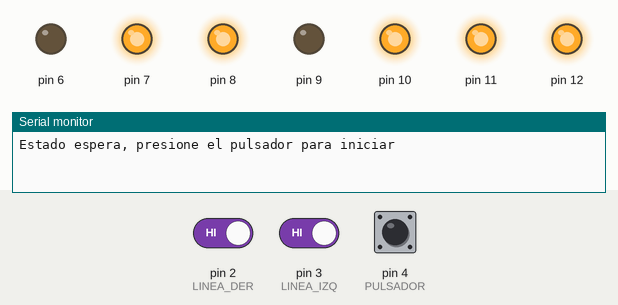
Recording of a sketch running on a simulated Arduino Uno, built with avr-gcc and run on an emulated ATmega328P. Parts: output pins drawn as LEDs (lit = HIGH), the last lines printed to the serial monitor. The test bench sets the inputs (shaded band); at power-on: pin 4 (PULSADOR) HIGH, pin 2 (LINEA_DER) HIGH, pin 3 (LINEA_IZQ) HIGH.

Above: at 1.2 s.
1.3 s: pin 4 (PULSADOR) pulled LOW for 0.15 s
4.4 s: pin 2 (LINEA_DER) driven LOW
At 6.7 s:
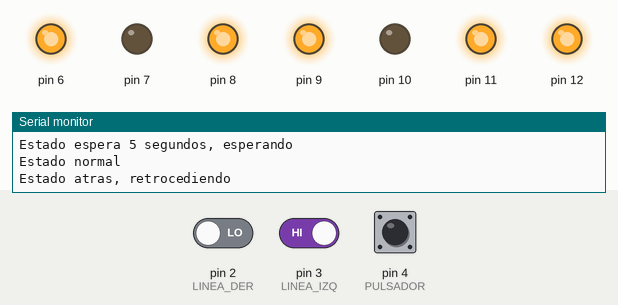
7.4 s: pin 2 (LINEA_DER) driven HIGH
At 9.5 s:
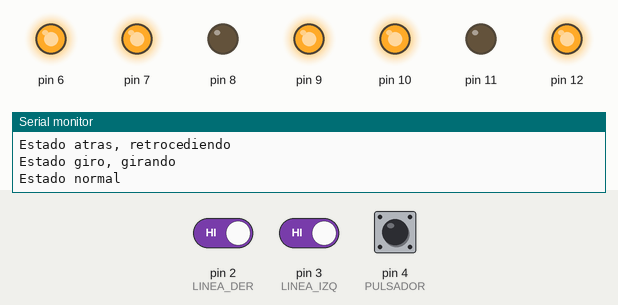
9.9 s: pin 3 (LINEA_IZQ) driven LOW
At 10.6 s:
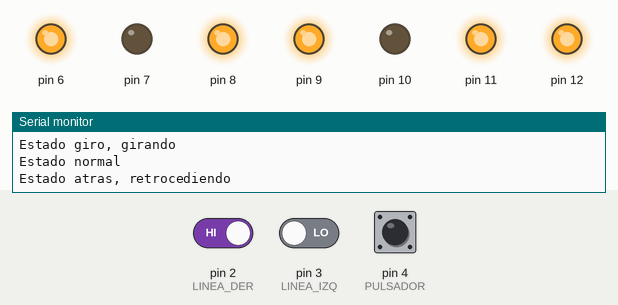
11.4 s: pin 3 (LINEA_IZQ) driven HIGH
At 11.8 s:
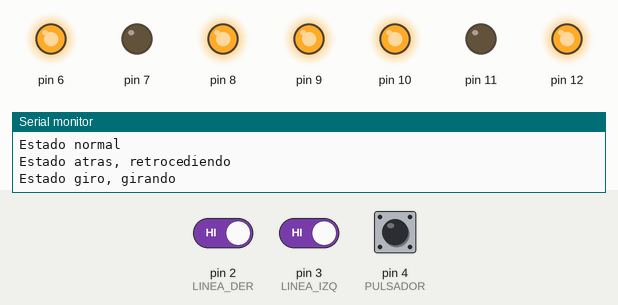
Timing chart, 0 to 14.4 s (numbered marks = the images above; inputs shaded):
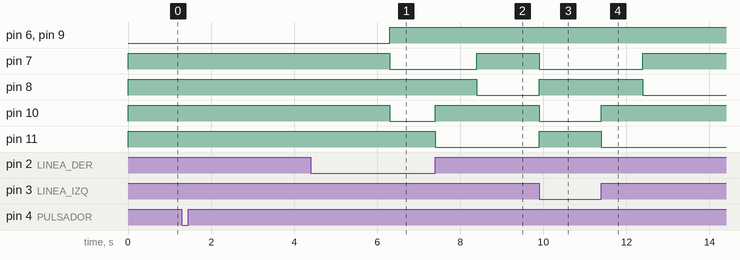

The sketch:

sumo_ejemplo.ino
```cpp
#include "TB6612FNG.h"
#include "FSME.h"

// pines a conectar pra los sensores
// actualmente solo estan implementados los sensores de linea y el pulsador
enum SENSORES_PINS {
  LINEA_DER = 2,
  LINEA_IZQ = 3,
  PULSADOR = 4,
};

// pines a utilizar para el driver de motores
// declarado para el driver tb6612fng, sin embargo se puede utilizar con otros
// similares como el l298 dejando sin conectar el pin STD_BY
enum TB6612FNG_PINS {
  PWM_DER = 6,
  IN1_DER = 7,
  IN2_DER = 8,
  PWM_IZQ = 9,
  IN1_IZQ = 10,
  IN2_IZQ = 11,
  STD_BY = 12,
};
TB6612FNG motor_der=TB6612FNG(PWM_DER,IN1_DER,IN2_DER,STD_BY);
TB6612FNG motor_izq=TB6612FNG(PWM_IZQ,IN1_IZQ,IN2_IZQ,STD_BY);

// estados de la maquina de estados
// implementado solo la primera parte del diagrama (parte superior)
// no se implementa el estado de rutina de inicio (estado "inicio" en el diagrama)
enum ESTADOS {
  ESPERA,
  ESP_5S, // estado "5 s" en el diagrama
  NORMAL,
  ATRAS,
  GIRO,

  ESTADOS_MAX
};
Transition *espera_trans[1];
Transition *esp5s_trans[1];
Transition *normal_trans[1];
Transition *atras_trans[1];
Transition *giro_trans[1];

State sumo_states[ESTADOS_MAX];

FSME sumo;

// eventos
uint8_t esPulsadorPresionado (void); // pulsador
uint8_t estaFuera (void); // borde
uint8_t estaDentro (void); // no borde

// prototipos para las acciones de cada estado
void esperaLoop (void);
void esp5sLoop (void);
void normalLoop (void); // implementar en esta accion las rutinas de ataque, busqueda y evasion
void atrasLoop (void);
void giroLoop (void);

void setup() {
  // put your setup code here, to run once:

  // cofiguracion de pines
  motor_der.Setup();
  motor_izq.Setup();

  pinMode(LINEA_DER, INPUT_PULLUP);
  pinMode(LINEA_IZQ, INPUT_PULLUP);
  pinMode(PULSADOR, INPUT_PULLUP);

  // configuracion de la maquina de estados
  espera_trans[0] = new EvnTransition(esPulsadorPresionado, ESP_5S);
  esp5s_trans[0] = new TimeTransition(5000, NORMAL);
  normal_trans[0] = new EvnTransition(estaFuera, ATRAS);
  atras_trans[0] = new EvnTransition(estaDentro, GIRO);
  giro_trans[0] = new TimeTransition(1000, NORMAL);

  sumo_states[ESPERA].setState(esperaLoop, espera_trans, 1);
  sumo_states[ESP_5S].setState(esp5sLoop, esp5s_trans, 1);
  sumo_states[NORMAL].setState(normalLoop, normal_trans, 1);
  sumo_states[ATRAS].setState(atrasLoop, atras_trans, 1);
  sumo_states[GIRO].setState(giroLoop, giro_trans, 1);

  sumo.setStates(sumo_states, ESTADOS_MAX);
  sumo.setInitialState(ESPERA);

  // coniguracion puerto serial
  Serial.begin(115200);
  while(!Serial);
}

void loop() {
  // put your main code here, to run repeatedly:
  sumo.run();
}

// implementacion de los eventos
uint8_t esPulsadorPresionado (void) {
  if (digitalRead(PULSADOR) == LOW) return 1;
  else return 0;
}
uint8_t estaFuera (void) {
  if ((digitalRead(LINEA_IZQ) == LOW) || (digitalRead(LINEA_DER) == LOW)) return 1;
  else return 0;
}
uint8_t estaDentro (void) {
  if ((digitalRead(LINEA_IZQ) == LOW) || (digitalRead(LINEA_DER) == LOW)) return 0;
  else return 1;
}

// implementacion de las acciones
void esperaLoop (void) {
  if (sumo.isStateChanged()) {
    Serial.println(F("Estado espera, presione el pulsador para iniciar"));
    motor_der.Brake(); // frenar los motores
    motor_izq.Brake();
  }
}
void esp5sLoop (void) {
  if (sumo.isStateChanged()) {
    Serial.println(F("Estado espera 5 segundos, esperando"));
  }
}
void normalLoop (void) {
  if (sumo.isStateChanged()) {
    Serial.println(F("Estado normal"));
  }
  // implementar rutinas de busqueda, ataque y evasion
  motor_der.Move(255); // los valores de TB6612FNG::Move(int16_t velocity) pueden variar de -255 a 255
  motor_izq.Move(255);
}
void atrasLoop (void) {
  if (sumo.isStateChanged()) {
    Serial.println(F("Estado atras, retrocediendo"));
    motor_der.Move(-255);
    motor_izq.Move(-255);
  }
}
void giroLoop (void) {
  if (sumo.isStateChanged()) {
    Serial.println(F("Estado giro, girando"));
    motor_der.Move(-255);
    motor_izq.Move(255);
  }
}
```

FSME.cpp
```cpp
/*
 * FSME.cpp
 *
 *  Created on: May 12, 2017
 *      Author: Nandopolis
 */

#include "Arduino.h"
#include "FSME.h"

void Transition::setNextState(uint8_t NextState) {
	this->NextState = NextState;
}

uint8_t Transition::getNextState(void) {
	return this->NextState;
}

EvnTransition::EvnTransition(FSME_PF_EV Event, uint8_t NextState) {
	this->Event = Event;
	this->setNextState(NextState);
}

uint8_t EvnTransition::runEvent(void) {
	return this->Event();
}
/*
void Transition::serialPrint(void) {
	Serial.print("event pointer: ");
	Serial.println((uint16_t)this->Event);
	Serial.print("next state: ");
	Serial.println(this->NextState);
}
*/
TimeTransition::TimeTransition(uint16_t TimeOut, uint8_t NextState) {
	this->Active = 1;
	this->TimeOut = TimeOut;
	this->setNextState(NextState);
}

uint8_t TimeTransition::runEvent(void) {
	uint32_t actual_time = millis();
	if (this->Active) {
		this->Active = 0;
		this->InitialTime = actual_time;
	}
	return (actual_time - this->InitialTime >= this->TimeOut);
}

State::State(FSME_PF Action, uint8_t TransNO, Transition **Trans) {
	this->Action = Action;
	this->TransNO = TransNO;
	this->Trans = Trans;
}

State::State() {
	this->Action = 0;
	this->TransNO = 0;
	this->Trans = 0;
}

void State::setState(FSME_PF Action, Transition **Trans, uint8_t TransNO) {
	this->Action = Action;
	this->Trans = Trans;
	this->TransNO = TransNO;
}

void State::setAction(FSME_PF Action) {
	this->Action = Action;
}

void State::setTransitions(Transition **Trans, uint8_t TransNO) {
	this->Trans = Trans;
	this->TransNO = TransNO;
}

void State::setActive(void) {
	uint8_t i;
	for (i = 0; i < this->TransNO; i++) {
		this->Trans[i]->Active = 1;
	}
}

void State::runAction(void) {
	this->Action();
}

Transition ** State::getTransitions(void) {
	return (this->Trans);
}

uint8_t State::getTransitionsNumber(void) {
	return this->TransNO;
}
/*
void State::serialPrint(void) {
	uint8_t i = 0;
	Serial.print("action pointer: ");
	Serial.println((uint16_t)this->Action);
	Serial.print("# of transitions: ");
	Serial.println(this->TransNO);
	do {
		Serial.print("transition # ");
		Serial.print(i);
		Serial.println(" :");
		this->Trans[i].serialPrint();
	} while (++i < this->TransNO);
}
*/
FSME::FSME(uint8_t CurrentState, uint8_t StatesNO, State *States, uint8_t TransNO, Transition **Trans) {
	this->Enable = 1;
	this->CurrentState = CurrentState;
	this->StatesNO = StatesNO;
	this->StateChanged = 1;
	this->States = States;
	this->TransNO = TransNO;
	this->Trans = Trans;
}

FSME::FSME() {
	this->Enable = 1;
	this->CurrentState = 0;
	this->StatesNO = 0;
	this->StateChanged = 1;
	this->States = 0;
	this->TransNO = 0;
	this->Trans = 0;
}

void FSME::setStates(State *States, uint8_t StatesNO) {
	this->States = States;
	this->StatesNO = StatesNO;
}

void FSME::setInitialState(uint8_t CurrentState) {
	this->CurrentState = CurrentState;
	this->Trans = this->States[CurrentState].getTransitions();
	this->TransNO = this->States[CurrentState].getTransitionsNumber();
}

void FSME::updateState(void) {
	uint8_t _i = 0;
	uint8_t _n;

	_t = this->Trans;
	_n = this->TransNO;

	for (_i = 0; _i < _n; _i++) {
		if (_t[_i]->runEvent() == 1) {
			this->CurrentState = _t[_i]->getNextState();
			_s = &(this->States[this->CurrentState]);
			_s->setActive();
			this->Trans = _s->getTransitions();
			this->TransNO = _s->getTransitionsNumber();
			this->StateChanged = 1;
			break;
		}
	}
}

void FSME::action(void) {
	this->States[this->CurrentState].runAction();
}

void FSME::run(void) {
	if (this->Enable == 0) {
		return;
	}
	this->updateState();
	this->action();
	this->StateChanged = 0;
}

void FSME::enable(void) {
	this->Enable = 1;
}

void FSME::disable(void) {
	this->Enable = 0;
}

uint8_t FSME::isStateChanged(void) {
	return this->StateChanged;
}

uint8_t FSME::isEnabled(void) {
	return this->Enable;
}
/*
void FSME::serialPrint(void) {
	uint8_t i = 0;
	Serial.print("enabled: ");
	Serial.println(this->Enable);
	Serial.print("current state: ");
	Serial.println(this->CurrentState);
	Serial.print("state changed: ");
	Serial.println(this->StateChanged);
	Serial.print("# of states: ");
	Serial.println(this->StatesNO);
	do {
		Serial.print("state # ");
		Serial.print(i);
		Serial.println(" :");
		this->States[i].serialPrint();
	} while (++i < this->StatesNO);
}*/
```

FSME.h
```cpp
/*
 * @file FSME.h
 * @author Nandopolis
 * @date May 12, 2017
 * @brief Libray containing Transition, EvnTransition, TimeTransition and FSME classes
 *
 * This library tries to implement a FSM kernel for embedded systems, is based
 * on http://www.ace.tuiasi.ro/users/103/Bind4.pdf, which is implemented in c,
 * this library focuses on an object oriented implementation and adds a new
 * type of transition, a timed transition.
 *
 * For use refer to examples in Examples folder, this examples are implemented
 * on Arduino
 */

#ifndef FSME_H_
#define FSME_H_

#include <stdint.h>

typedef void (*FSME_PF)(void);
typedef uint8_t (*FSME_PF_EV)(void);

/**
 * @brief Generic transition class
 *
 * This class is used as a base class for EvnTransition and TimeTransition
 * classes. It has common variables as #NextState (which is used in all transition
 * types) and #Active (which is used only on timed transitions), also implements
 * methods to access the NextState variable
 */
class Transition {
  	private:
		uint8_t NextState; /**< The index of the next state in the #States array passed to the fsm */

  	public:
		uint8_t Active; /**< An indicator for the TimeTransition #InitialTime initialization */

		/**
		 * @brief Set the NextState variable
		 *
		 * @param NextState
		 */
		void setNextState(uint8_t NextState);

		/**
		 * @brief Virtual function
		 *
		 * Checks if the transition takes place
		 * Implemented in derived classes
		 *
		 * @return uint8_t returns 1 if the transition takes place, 0 otherwise
		 */
		virtual uint8_t runEvent(void);

		/**
		 * @brief Get the NextState variable
		 *
		 * @return uint8_t the value of NextState variable
		 */
		uint8_t getNextState(void);
};

/**
 * @brief Event Transition class
 *
 * This class implements the type of transition described on the paper listed
 * on the README.md, it is a transition that takes a pointer to a function that
 * determines if the transition takes place or not
 */
class EvnTransition : public Transition {
	private:
		FSME_PF_EV Event; /**< A pointer to a function that checks if the transition takes place */

	public:
		/**
		 * @brief Construct a new EvnTransition object
		 *
		 * @param Event a pointer to an event function
		 * @param NextState the index of the next state
		 */
		EvnTransition(FSME_PF_EV Event, uint8_t NextState);

		/**
		 * @brief Run the event function
		 *
		 * Runs the event function that is pointed by #Event, that function
		 * determines if the transition takes place or not
		 *
		 * @return uint8_t returns 1 if the transition takes place, 0 otherwise
		 */
		uint8_t runEvent(void);

		//void serialPrint(void);
};

/**
 * @brief Time Transition class
 *
 * This class implements a timed transition defined by a time out value
 */
class TimeTransition : public Transition {
	private:
		uint16_t TimeOut; /**< The time out in miliseconds */
		uint32_t InitialTime; /**< timestamp of the first call to the runEvent() function */

	public:
		/**
		 * @brief Construct a new TimeTransition object
		 *
		 * @param TimeOut time out in miliseconds
		 * @param NextState the index of the next state
		 */
		TimeTransition(uint16_t TimeOut, uint8_t NextState);

		/**
		 * @brief Process the time event
		 *
		 * Determines if the #TimeOut time has elapsed, if is the first time
		 * also sets the #InitialTime variable
		 *
		 * @return uint8_t returns 1 if the time out has elapsed, 0 otherwise
		 */
		uint8_t runEvent(void);

		//void serialPrint(void);
};

/**
 * @brief State class
 *
 * This class implements the data related to a state, e.g. a pointer to the
 * function that should bu runned while the state is active and all the possible
 * trasitions from the state
 */
class State {
	private:
		FSME_PF Action; /**< A pointer to the function runned while the state is active */
		uint8_t TransNO; /**< The number of possible transitions */
		Transition **Trans; /**< An array of pointers to all the possible transitions */

	public:
		/**
		 * @brief Construct a new State object
		 *
		 * @param Action The function that will be runned while the state is active
		 * @param TransNO The number of possible transitions
		 * @param Trans An array of pointers to the possible transitions
		 */
		State(FSME_PF Action, uint8_t TransNO, Transition **Trans);

		/**
		 * @brief Construct a new empty State object
		 *
		 */
		State();

		/**
		 * @brief Set the State parameters
		 *
		 * @param Action The function that will be runned while the state is active
		 * @param Trans An array of pointers to the possible transitions
		 * @param TransNO The number of possible transitions
		 */
		void setState(FSME_PF Action, Transition ** Trans, uint8_t TransNO);

		/**
		 * @brief Set the action function
		 *
		 * @param Action THe functionthat will be runned while the state is active
		 */
		void setAction(FSME_PF Action);

		/**
		 * @brief Set the possible transitions
		 *
		 * @param Trans An array of pointers to the possible transitions
		 * @param TransNO The number of possible transitions
		 */
		void setTransitions(Transition ** Trans, uint8_t TransNO);

		/**
		 * @brief Set the Active variable
		 *
		 * Sets the #Active variable in all the transitions, this function is
		 * called when a state change occurs, used to reset the
		 * #InitialTime timestamp
		 */
		void setActive();

		/**
		 * @brief Run the action function
		 *
		 * Runs the function pointed by #Action every time the FSME::run()
		 * method is called if this state is the current state
		 */
		void runAction();

		/**
		 * @brief Get Transitions
		 *
		 * @return Transition** The array of pointers to the transitions
		 */
		Transition **getTransitions(void);

		/**
		 * @brief Get the number of transitions
		 *
		 * @return uint8_t the value of #TransNO
		 */
		uint8_t getTransitionsNumber(void);

		//void serialPrint(void);
};

/**
 * @brief FSME class
 *
 * The Finite State Machine class, implements the interaction between states
 * and transitions
 */
class FSME {
	private:
		Transition **_t = 0; /**< The transitions of the current state */
		State *_s = 0; /**< A temporal pointer to the current state */
		uint8_t Enable; /**< Controls if the FSM should run or not */
		uint8_t CurrentState; /**< The index of the current state in the #States array */
		uint8_t StatesNO; /**< The number os=f states */
		uint8_t StateChanged; /**< Indicates if a state has recently changed */
		State *States; /**< An array of states that conform the FSM */
		uint8_t TransNO; /**< The number of transitions of the current state */
		Transition **Trans; /**< An array of pointers to the transitions of the current state */

		/**
		 * @brief Update State
		 *
		 * Checks if a state change should take place and change it if it does
		 */
		void updateState(void);

		/**
		 * @brief Action
		 *
		 * Runs the action function of the current state
		 */
		void action(void);

	public:
		/**
		 * @brief Construct a new FSME object
		 *
		 * @param CurrentState The index of the current state in the @p States array
		 * @param StatesNO The number of states
		 * @param States The array of states
		 * @param TransNO The number of transitions of the current state
		 * @param Trans The array of pointers to the possible transitions of the current state
		 */
		FSME(uint8_t CurrentState, uint8_t StatesNO, State *States, uint8_t TransNO, Transition **Trans);

		/**
		 * @brief Construct a new empty FSME object
		 *
		 */
		FSME();

		/**
		 * @brief Set the initial state
		 *
		 * Set the #CurretState variable, its transitions and the number of
		 * transitions
		 *
		 * @param CurrentState The index of the current state in the #States array
		 */
		void setInitialState(uint8_t CurrentState);

		/**
		 * @brief Set the States
		 *
		 * Sets the States that conform the FSM
		 *
		 * @param States An array of State
		 * @param StatesNO the number of states
		 */
		void setStates(State *States, uint8_t StatesNO);

		/**
		 * @brief Run
		 *
		 * Runs the FSM, this function should be called regularly.
		 * calls FSME::updateState() and FSME::action() methods if the FSM is
		 * enabled
		 */
		void run(void);

		/**
		 * @brief Enable the FSM
		 *
		 */
		void enable(void);

		/**
		 * @brief Disable the FSM
		 *
		 */
		void disable(void);

		/**
		 * @brief is state changed?
		 *
		 * Checks if a state has changed recently, it can be used in an
		 * action function in order to run code only once.
		 *
		 * @return uint8_t returns 1 if a state has changed, 0 otherwise
		 */
		uint8_t isStateChanged(void);

		/**
		 * @brief CHeck if the FSM is enable
		 *
		 * @return uint8_t returns 1 if the FSM is enabled, 0 otherwise
		 */
		uint8_t isEnabled(void);

		//void serialPrint(void);
};

#endif /* FSME_H_ */
```

TB6612FNG.cpp
```cpp
#include "Arduino.h"
#include "TB6612FNG.h"

TB6612FNG::TB6612FNG (uint8_t pwmA, uint8_t in1A, uint8_t in2A, uint8_t stby, bool d=1) {
	pwmPin=pwmA;
	in1Pin=in1A;
	in2Pin=in2A;
	stbyPin=stby;
	dir=d;
}

void TB6612FNG::Setup() {
    	pinMode(stbyPin, OUTPUT);
    	pinMode(in1Pin, OUTPUT);
    	pinMode(in2Pin, OUTPUT);
    	pinMode(pwmPin, OUTPUT);

    	digitalWrite(stbyPin, normal);
    	digitalWrite(in1Pin, 0);
    	digitalWrite(in2Pin, 0);
    	analogWrite(pwmPin, 0);
}

void TB6612FNG::Move(int16_t velocity) {
    	if (dir) {
      		if (velocity < 0) MoveRaw(0, 1, (uint8_t)(-velocity));
      		else MoveRaw(1, 0, (uint8_t)velocity);
   	}
    	else {
      		if (velocity > 0) MoveRaw(0, 1, (uint8_t)(-velocity));
      		else MoveRaw(1, 0, (uint8_t)velocity);
    	}
}

void TB6612FNG::MoveRaw(bool in1, bool in2, uint8_t velocity) {
    	digitalWrite(in1Pin, in1);
    	digitalWrite(in2Pin, in2);
    	analogWrite(pwmPin, velocity);
}

void TB6612FNG::Brake(){
    	digitalWrite(in1Pin, 1);
    	digitalWrite(in2Pin, 1);
}

void TB6612FNG::Mode(bool mode){
    	digitalWrite(stbyPin, mode);
}
```

Source omitted: TB6612FNG.h (444 bytes)

Measured:
- after the input at 4.4 s, pin 7, pin 10: HIGH → LOW after 1.9 s; pin 8, pin 11: stays HIGH (without the input it goes to LOW after 1.9 s)
- after the input at 7.4 s, pin 7: LOW → HIGH after 1.0 s; pin 8: HIGH → LOW after 1.0 s; pin 10: LOW → HIGH at once; pin 11: HIGH → LOW at once
- after the input at 9.9 s, pin 7, pin 10: HIGH → LOW at once; pin 8, pin 11: LOW → HIGH at once
- after the input at 11.4 s, pin 7: LOW → HIGH after 1.0 s; pin 8: HIGH → LOW after 1.0 s; pin 10: LOW → HIGH at once; pin 11: HIGH → LOW at once
